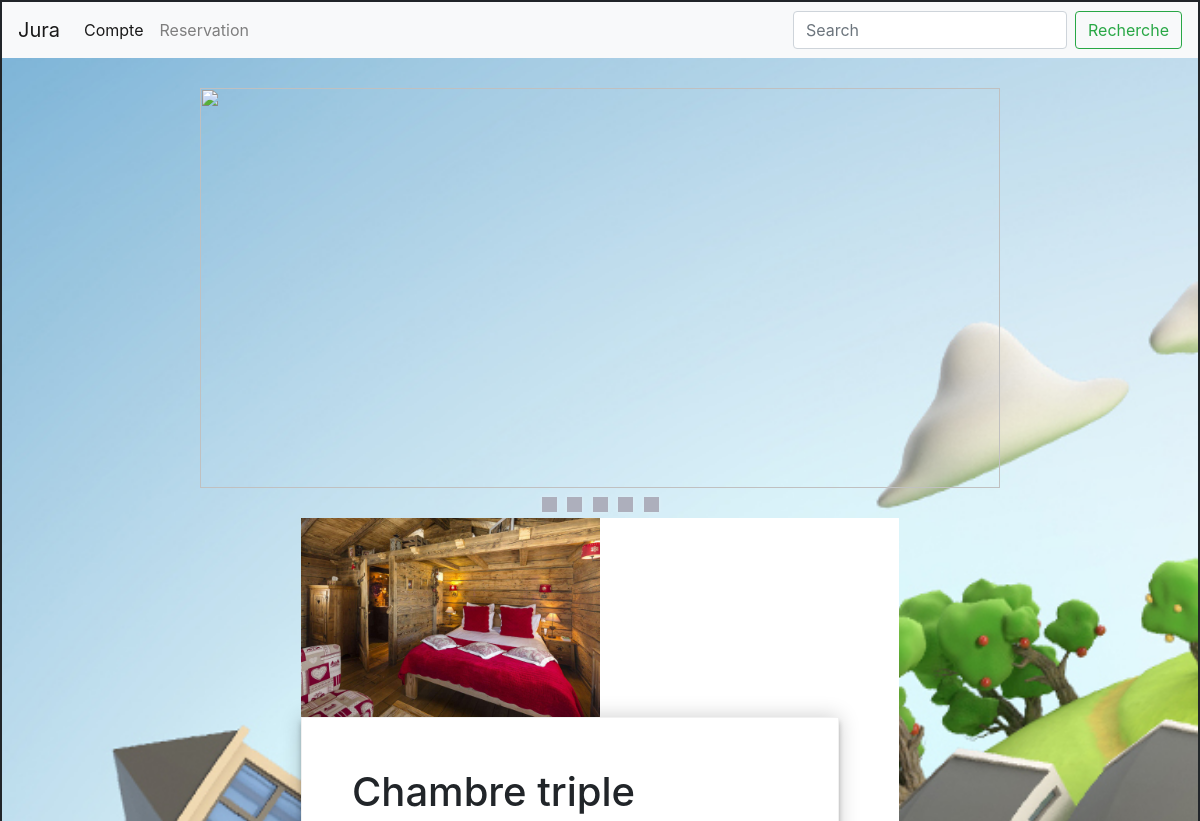
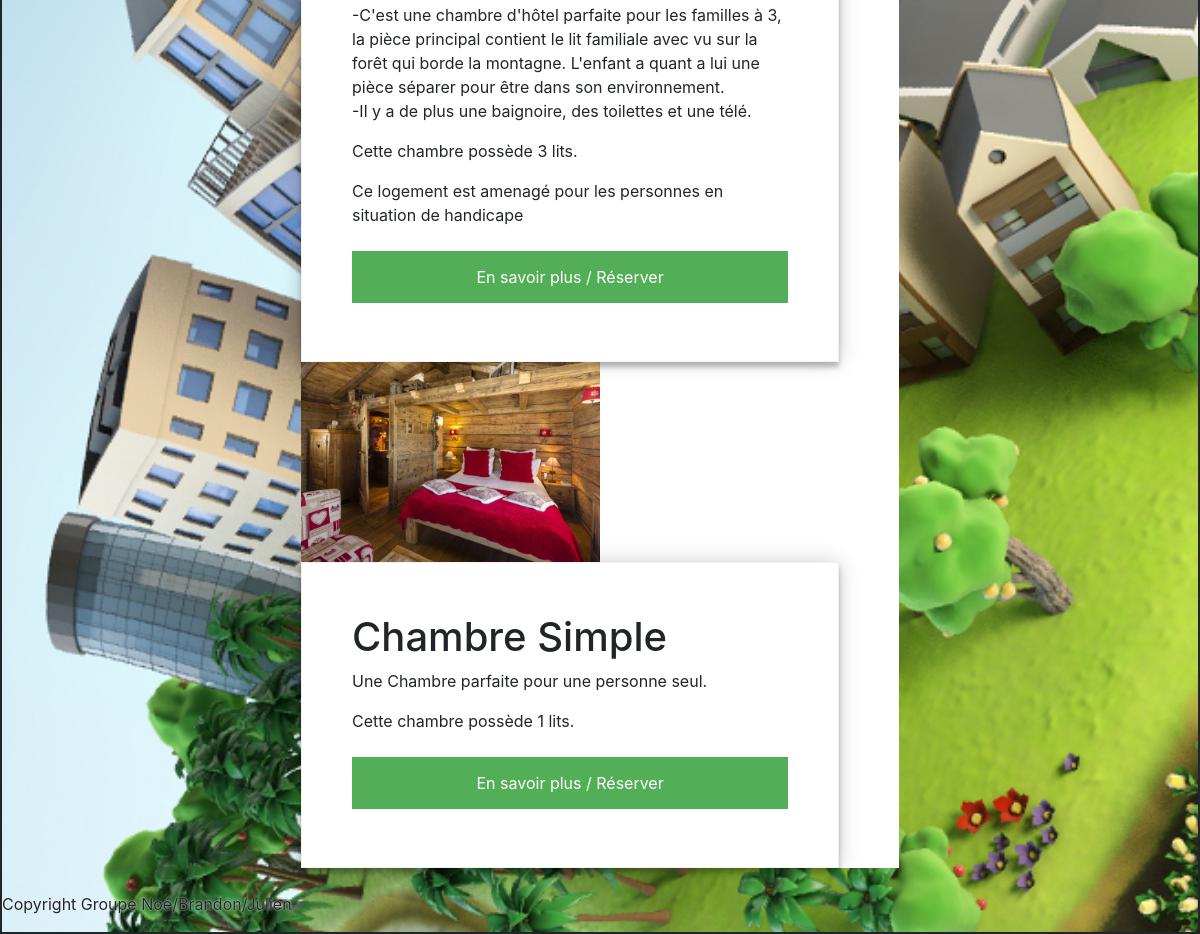
The page / on the database its author committed (2 pictures, top to bottom).
### tables this page shows
CREATE TABLE `chambre` (
  `id` int(11) NOT NULL,
  `nom` text NOT NULL,
  `lit` int(3) NOT NULL,
  `descript` longtext NOT NULL,
  `special` tinyint(1) NOT NULL
);

### Hotel.php (the view, shortened to what this page needs)
<?php
include('BaseD.php');
include('Image.php');
$db->exec('SET NAMES utf8');
$sql = "SELECT * FROM chambre";
$request = $db->query($sql);
$chambre = $request->fetchAll();
?>
<div id="container3">
    <?php
    for($i = 0; $i < sizeof($chambre); $i++){
        $achambre = $chambre[$i];
        echo"<img src=\"image/".$achambre['id']."/Chalet.jpg\" height='50%' width='50%' />";
    ?>
    <form id="1" action="Reservation.php" method="post">
    <?php
        echo "<h1>".$achambre['nom']."</h1>";
        echo "<p>".$achambre['descript']."</p>";
        echo "<p>Cette chambre possède ". $achambre['lit'] ." lits.</p>";
        if($achambre['special']==1){
            echo "<p>Ce logement est amenagé pour les personnes en situation de handicape</p>";
        }
    ?>
        <input type="submit" id='submit' value="En savoir plus / Réserver" >
    </form>
    <?php
    }
    ?>
</div>

### index.php (shortened to what this page needs)
<!DOCTYPE html>
<html>
    <head>
        <?php include('Header.php'); ?>
    </head>
    <body>
        <link rel="stylesheet" href="style.css" media="screen" type="text/css" />
            <?php include('hotel.php'); ?>
            <?php include('Footer.php'); ?>
    </body>
</html>

### Header.php (shortened to what this page needs)
<link rel="stylesheet" href="https://maxcdn.bootstrapcdn.com/bootstrap/4.0.0/css/bootstrap.min.css">
<nav class="navbar navbar-expand-lg navbar-light bg-light">
  <div class="collapse navbar-collapse" id="navbarTogglerDemo01">
    <a class="navbar-brand" href="index.php">Jura</a>
    <ul class="navbar-nav mr-auto mt-2 mt-lg-0">
      <li class="nav-item active">
        <a class="nav-link" href="Membre.php">Compte <span class="sr-only">(current)</span></a>
      </li>
      <li class="nav-item">
        <a class="nav-link" href="Reservation.php">Reservation</a>
      </li>
    </ul>
    <form1 class="form-inline my-2 my-lg-0">
      <input class="form-control mr-sm-2" type="search" placeholder="Search" aria-label="Search">
      <button class="btn btn-outline-success my-2 my-sm-0" type="submit">Recherche</button>
    </form1>
  </div>
</nav>

### Image.php (shortened to what this page needs)
<link rel="stylesheet" href="image.css" media="screen" type="text/css" />
<div class="slider">
  <div class="slider-viewport">
    <div id="img1">
      <div id="img2">
        <div id="img3">
          <div id="img4">
            <div id="img5">
              <div class="slider-content">
                <img src="https://source.unsplash.com/800x400/?water">
              </div>
            </div>
          </div>
        </div>
      </div>
    </div>
  </div>
  <div class="slider-nav">
    <a href="#img1"></a>
    <a href="#img2"></a>
    <a href="#img3"></a>
    <a href="#img4"></a>
    <a href="#img5"></a>
  </div>
</div>

### Footer.php
<footer id="bas_de_page">
    <br />
    <p>Copyright Groupe Noé/Brandon/Julien</p>
</footer>

### style.css (style rules this page uses)
body { background: #40bf40; background-image: url(image/fond.jpg); border: solid 2px; text-shadow: white 0px 0px 2px; font-size: 16px; background-size: cover; }
#container3 { width:50%; margin:0 auto; margin-top:2%; background : white }
#container3 img { margin-left: auto; margin-right: auto; }
form { width:90%; padding: 50px; border: 1px solid #f1f1f1; background: #fff; box-shadow: 0 0 20px 0 rgba(0, 0, 0, 0.2), 0 5px 5px 0 rgba(0, 0, 0, 0.24); }
input[type=submit] { background-color: #53af57; color: white; padding: 14px 20px; margin: 8px 0; border: none; cursor: pointer; width: 100%; }

### image.css (style rules this page uses)
body { background-color: #1e1f26; }
.slider { width: 800px; margin: 30px auto; position: relative; }
.slider-viewport { width: 800px; height: 400px; overflow: hidden; }
.slider-content { display: grid; grid-auto-flow: column; transition: 1s all; }
.slider-content img { width: 800px; height: 400px; }
.slider-nav { position: absolute; width: 100%; bottom: -30px; margin-top: 10px; text-align: center; }
.slider-nav a { box-shadow: 0px 0px 5px 0px rgba(255, 255, 255, 0.3); display: inline-block; background-color: #adafbc; width: 15px; height: 15px; margin: 0 3px; }

### rows shown on the page
chambre: nom "Chambre triple", descript "-C'est une chambre d'hôtel parfaite pour les familles à 3, la pièce principal contient le lit familiale avec vu sur la forêt qui borde la montagne. L'enfant a quant a lui une pièce séparer pour être dans son environnement. -Il y a de plus une baignoire, des toilettes et une télé.", lit "3", shows "Ce logement est amenagé pour les personnes en situation de handicape"
chambre: nom "Chambre Simple", descript "Une Chambre parfaite pour une personne seul.", lit "1"
